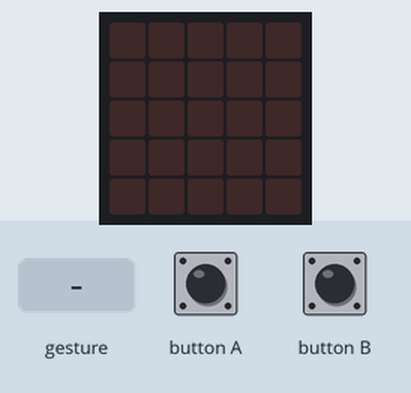
Bench run of a program on a simulated BBC micro:bit (MakeCode). Shown: the board's 5×5 LED display. The inputs (shaded band) are chosen by the test bench. A tilt is held for 1.5 s and a shake lasts 1 s, then the board lies face up again.

Above: at 1.2 s.
1.3 s: button A pressed for 0.15 s
At 2.2 s:
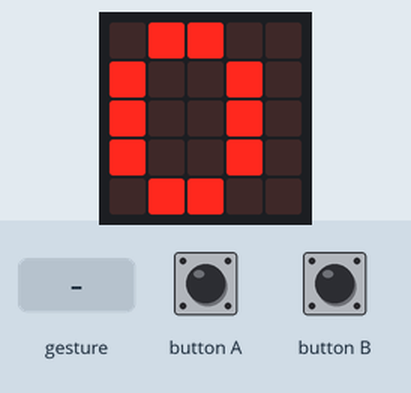
3.9 s: gesture 'shake'
At 4.8 s:
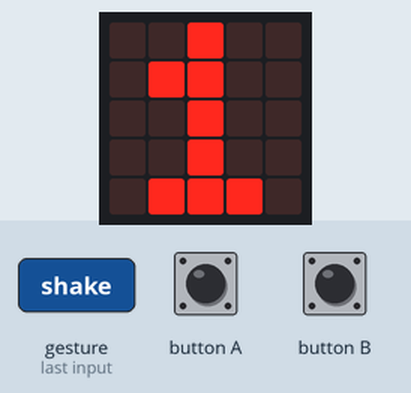
Timing chart, 0 to 6.9 s (numbered marks = the images above; inputs shaded):
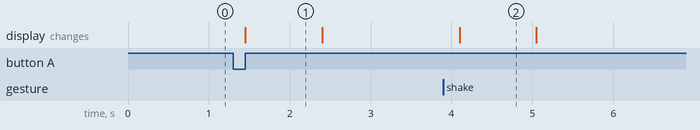

Measured:
- after the input at 1.3 s, the display: changes after 0.15 s (image 1)
- after the input at 3.9 s, the display: changes after 0.20 s (image 2)
- what the display in image 1 shows lasts 0.9 s, from 1.5 s to 2.4 s

The program:

main.ts
```typescript
let stappen = 0
input.onGesture(Gesture.Shake, function () {
    stappen += 1
    basic.showNumber(stappen)
    basic.pause(200)
    basic.clearScreen()
})
input.onButtonPressed(Button.A, function () {
    basic.showNumber(stappen)
    basic.pause(200)
    basic.clearScreen()
})
input.onButtonPressed(Button.B, function () {
    stappen = 0
    basic.showNumber(stappen)
    basic.pause(200)
    basic.clearScreen()
})
 
```

test.ts
```typescript
// tests go here; this will not be compiled when this package is used as a library
```
